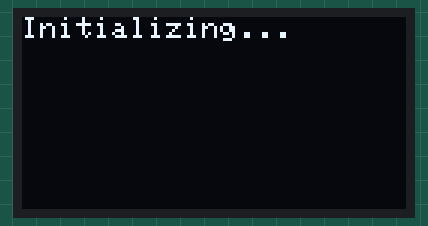
The sketch below on a simulated ESP32. Shown: 128×64 one-colour display. The display library's start-up logo is not drawn; the camera gives no picture; what the sketch prints to the serial monitor is not drawn.

Above: at 1.7 s.

The sketch:

camera-capture.ino
```cpp
#include "esp_camera.h"
#include <Wire.h>
#include <Adafruit_GFX.h>
#include <Adafruit_SSD1306.h>
#include "soc/soc.h"
#include "soc/rtc_cntl_reg.h"
#include "driver/rtc_io.h"
#include "camera_pins.h"

#define PIN_QWIIC_SDA 2
#define PIN_QWIIC_SCL 1

#define SCREEN_WIDTH 128
#define SCREEN_HEIGHT 64
#define OLED_RESET -1

Adafruit_SSD1306 display(SCREEN_WIDTH, SCREEN_HEIGHT, &Wire, OLED_RESET);

const uint8_t FRAME_HEADER[] = {0xAA, 0x55, 0xAA, 0x55};

void setup() {
  Wire.begin(PIN_QWIIC_SDA,PIN_QWIIC_SCL);
  Serial.begin(115200);
  delay(1500);

  // Init OLED
  display.begin(SSD1306_SWITCHCAPVCC, 0x3D);
  display.setRotation(2);
  display.display();
  delay(100);
  display.clearDisplay();
  display.setTextSize(1);
  display.setTextColor(WHITE);
  display.setCursor(0, 0);
  display.println("Initializing...");
  display.display();

  // Camera config
  camera_config_t config;
  config.ledc_channel = LEDC_CHANNEL_0;
  config.ledc_timer = LEDC_TIMER_0;
  config.pin_d0 = Y2_GPIO_NUM;
  config.pin_d1 = Y3_GPIO_NUM;
  config.pin_d2 = Y4_GPIO_NUM;
  config.pin_d3 = Y5_GPIO_NUM;
  config.pin_d4 = Y6_GPIO_NUM;
  config.pin_d5 = Y7_GPIO_NUM;
  config.pin_d6 = Y8_GPIO_NUM;
  config.pin_d7 = Y9_GPIO_NUM;
  config.pin_xclk = XCLK_GPIO_NUM;
  config.pin_pclk = PCLK_GPIO_NUM;
  config.pin_vsync = VSYNC_GPIO_NUM;
  config.pin_href = HREF_GPIO_NUM;
  config.pin_sccb_sda = SIOD_GPIO_NUM;
  config.pin_sccb_scl = SIOC_GPIO_NUM;
  config.pin_pwdn = PWDN_GPIO_NUM;
  config.pin_reset = RESET_GPIO_NUM;
  config.xclk_freq_hz = 20000000;
  config.pixel_format = PIXFORMAT_GRAYSCALE;
  config.frame_size = FRAMESIZE_96X96; // Small grayscale image
  config.jpeg_quality = 12;
  config.fb_count = 1;
  config.fb_location = CAMERA_FB_IN_DRAM;
  config.grab_mode = CAMERA_GRAB_WHEN_EMPTY;

  // Initialize camera
  Serial.println("Init camera...");
  esp_err_t err = esp_camera_init(&config);
  if (err != ESP_OK) {
    Serial.printf("Camera init failed: 0x%x", err);
    display.println("Camera init failed!");
    display.display();
    return;
  }
}

void loop() {
  // Capture image
  camera_fb_t *fb = esp_camera_fb_get();
  if (!fb) {
    Serial.println("Capture failed");
    display.println("Capture failed!");
    display.display();
    return;
  }

  // Prepare to draw
  display.clearDisplay();

  const int srcWidth = 96;
  const int srcHeight = 96;
  const int targetHeight = 64;
  const int targetWidth = 64;
  const int xOffset = (SCREEN_WIDTH - targetWidth) / 2;  // 32

  // Simple nearest-neighbor downscaling from 96x96 -> 64x64
  for (int y = 0; y < targetHeight; y++) {
    for (int x = 0; x < targetWidth; x++) {
      // Map target (x, y) to source (sx, sy)
      int sx = x * srcWidth / targetWidth;
      int sy = y * srcHeight / targetHeight;
      uint8_t pixel = fb->buf[sy * srcWidth + sx];

      if (pixel > 128) {
        display.drawPixel(x + xOffset, y, WHITE);
      } else {
        display.drawPixel(x + xOffset, y, BLACK);
      }
    }
  }

  display.display();

  Serial.write(FRAME_HEADER, 4);
  Serial.write(fb->buf, 96*96);
  // Serial.println();

  esp_camera_fb_return(fb);
}
```

camera_pins.h
```cpp
#define PWDN_GPIO_NUM  46
#define RESET_GPIO_NUM -1
#define XCLK_GPIO_NUM  15
#define SIOD_GPIO_NUM  4
#define SIOC_GPIO_NUM  5

#define Y9_GPIO_NUM    16
#define Y8_GPIO_NUM    17
#define Y7_GPIO_NUM    18
#define Y6_GPIO_NUM    12
#define Y5_GPIO_NUM    10
#define Y4_GPIO_NUM    8
#define Y3_GPIO_NUM    9
#define Y2_GPIO_NUM    11
#define VSYNC_GPIO_NUM 6
#define HREF_GPIO_NUM  7
#define PCLK_GPIO_NUM  13
```
